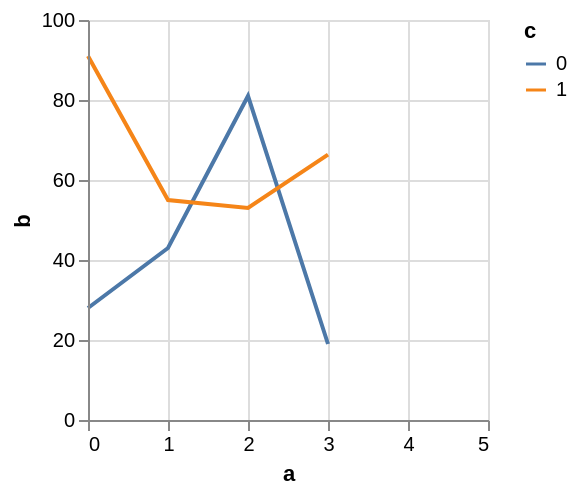

The specification (Vega-Lite) saved for this image:
### Vega specification from a JSON file in a GitHub repository (floating-point values rounded to 4 significant figures)
{"$schema": "https://vega.github.io/schema/vega/v5.json", "autosize": "pad", "padding": 5, "width": 200, "height": 200, "style": "cell", "data": [{"name": "source_0", "values": [{"a": 0, "b": 28, "c": 0}, {"a": 0, "b": 91, "c": 1}, {"a": 1, "b": 43, "c": 0}, {"a": 1, "b": 55, "c": 1}, {"a": 2, "b": 81, "c": 0}, {"a": 2, "b": 53, "c": 1}, {"a": 3, "b": 19, "c": 0}]}, {"name": "data_0", "source": "source_0", "transform": [{"type": "impute", "field": "b", "key": "a", "method": "value", "groupby": ["c"], "value": null}, {"type": "window", "as": ["imputed_b_value"], "ops": ["mean"], "fields": ["b"], "frame": [null, null], "ignorePeers": false, "groupby": ["c"]}, {"type": "formula", "expr": "datum.b === null ? datum.imputed_b_value : datum.b", "as": "b"}]}], "marks": [{"name": "pathgroup", "type": "group", "from": {"facet": {"name": "faceted_path_main", "data": "data_0", "groupby": ["c"]}}, "encode": {"update": {"width": {"field": {"group": "width"}}, "height": {"field": {"group": "height"}}}}, "marks": [{"name": "marks", "type": "line", "style": ["line"], "sort": {"field": "datum[\"a\"]", "order": "descending"}, "from": {"data": "faceted_path_main"}, "encode": {"update": {"stroke": {"scale": "color", "field": "c"}, "x": {"scale": "x", "field": "a"}, "y": {"scale": "y", "field": "b"}, "defined": {"signal": "datum[\"a\"] !== null && !isNaN(datum[\"a\"]) && datum[\"b\"] !== null && !isNaN(datum[\"b\"])"}}}}]}], "scales": [{"name": "x", "type": "linear", "domain": {"data": "data_0", "field": "a"}, "range": [0, {"signal": "width"}], "nice": 1, "zero": false}, {"name": "y", "type": "linear", "domain": {"data": "data_0", "field": "b"}, "range": [{"signal": "height"}, 0], "nice": true, "zero": true}, {"name": "color", "type": "ordinal", "domain": {"data": "data_0", "field": "c", "sort": true}, "range": "category"}], "axes": [{"scale": "x", "orient": "bottom", "grid": false, "title": "a", "labelFlush": true, "labelOverlap": true, "tickCount": {"signal": "ceil(width/40)"}, "zindex": 1}, {"scale": "x", "orient": "bottom", "gridScale": "y", "grid": true, "tickCount": {"signal": "ceil(width/40)"}, "domain": false, "labels": false, "maxExtent": 0, "minExtent": 0, "ticks": false, "zindex": 0}, {"scale": "y", "orient": "left", "grid": false, "title": "b", "labelOverlap": true, "tickCount": {"signal": "ceil(height/40)"}, "zindex": 1}, {"scale": "y", "orient": "left", "gridScale": "x", "grid": true, "tickCount": {"signal": "ceil(height/40)"}, "domain": false, "labels": false, "maxExtent": 0, "minExtent": 0, "ticks": false, "zindex": 0}], "legends": [{"stroke": "color", "gradientLength": {"signal": "clamp(height, 64, 200)"}, "symbolType": "stroke", "title": "c"}]}
